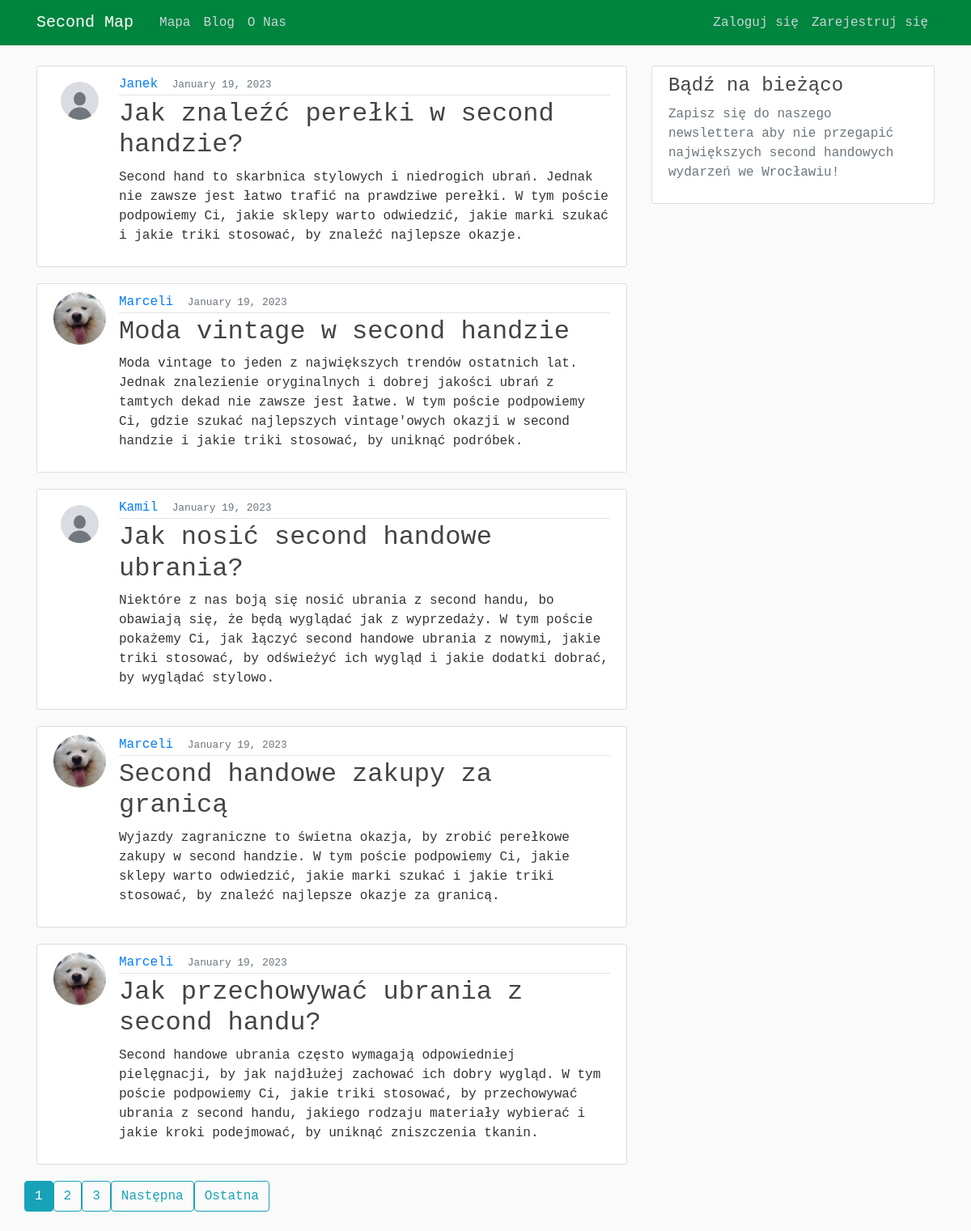
Screenshot of /blog/ with the database file from the repository.
### map/models.py (models this page shows, shortened)
class Post(models.Model):
    title = models.CharField(max_length=100)
    content = models.TextField()
    date_posted = models.DateTimeField(default=timezone.now)
    author = models.ForeignKey(User, on_delete=models.CASCADE)

### users/models.py (models this page shows, shortened)
class Profile(models.Model):
    user = models.OneToOneField(User, on_delete=models.CASCADE)
    image = models.ImageField(default='default.jpg', upload_to='profile_pics')

### map/views.py (the view)
# urls.py: path('blog/', PostListView.as_view(), name='map-blog'),
class PostListView(ListView):
    model = Post
    template_name = 'map/blog.html'  # <app>/<model>_<viewtype>.html
    context_object_name = 'posts'
    ordering = ['date_posted']
    paginate_by = 5

### map/templates/map/blog.html (shortened to what this page needs)
{% extends "map/base.html" %}
{% block content %}
<body>
<main role="main" class="container">
    <div class="row">
        <div class="col-md-8">
            {% for post in posts %}
            <article class="media content-section">
                <img class="rounded-circle article-img" src="{{ post.author.profile.image.url }}">
                <div class="media-body">
                    <div class="article-metadata">
                        <a class="mr-2" href="{% url 'user-posts' post.author.username %}">{{ post.author }}</a>
                        <small class="text-muted">{{ post.date_posted | date:"F d, Y" }}</small>
                    </div>
                    <h2><a class="article-title" href="{% url 'post-detail' post.id %}">{{ post.title }}</a></h2>
                    <p class="article-content">{{ post.content }}</p>
                </div>
            </article>
            {% endfor %}
        </div>
        <div class="col-md-4">
            <div class="content-section">
                <h4>Bądź na bieżąco</h4>
                <p class='text-muted'>Zapisz się do naszego newslettera aby nie przegapić największych second handowych wydarzeń we Wrocławiu!
            </div>
        </div>
    </div>
</main>
</body>
    {% if is_paginated %}
        {% for num in page_obj.paginator.page_range %}
            {% if page_obj.number == num  %}
                <a class="btn btn-info mb-4" href="?page={{ num }}">{{ num }}</a>
            {% elif num > page_obj.number|add:'-3' and num < page_obj.number|add:'3' %}
                <a class="btn btn-outline-info mb-4" href="?page={{ num }}">{{ num }}</a>
            {% endif %}
        {% endfor %}
        {% if page_obj.has_next %}
            <a class="btn btn-outline-info mb-4" href="?page={{ page_obj.next_page_number }}">Następna</a>
            <a class="btn btn-outline-info mb-4" href="?page={{ page_obj.paginator.num_pages }}">Ostatna</a>
        {% endif %}
    {% endif %}
{% endblock content %}

### map/static/map/main.css (style rules this page uses)
body { font-family: "Courier New"; background: #fafafa; color: #333333; margin-top: 5rem; }
h1, h2, h3, h4, h5, h6 { color: #444444; }
.content-section { background: #ffffff; padding: 10px 20px; border: 1px solid #dddddd; border-radius: 3px; margin-bottom: 20px; }
.article-title { color: #444444; }
.article-content { white-space: pre-line; }
.article-img { height: 65px; width: 65px; margin-right: 16px; }
.article-metadata { padding-bottom: 1px; margin-bottom: 4px; border-bottom: 1px solid #e3e3e3 }

### rows the page displays
Post: author.profile.image (placeholder picture), author "Janek", date_posted "January 19, 2023", title "Jak znaleźć perełki w second handzie?", content "Second hand to skarbnica stylowych i niedrogich ubrań. Jednak nie zawsze jest łatwo trafić na prawdziwe perełki. W tym poście podpowiemy Ci, jakie sklepy warto odwiedzić, jakie marki szukać i jakie triki stosować, by znaleźć najlepsze okazje."
Post: author.profile.image (picture), author "Marceli", date_posted "January 19, 2023", title "Moda vintage w second handzie", content "Moda vintage to jeden z największych trendów ostatnich lat. Jednak znalezienie oryginalnych i dobrej jakości ubrań z tamtych dekad nie zawsze jest łatwe. W tym poście podpowiemy Ci, gdzie szukać najlepszych vintage'owych okazji w second handzie i jakie triki stosować, by uniknąć podróbek."
Post: author.profile.image (placeholder picture), author "Kamil", date_posted "January 19, 2023", title "Jak nosić second handowe ubrania?", content "Niektóre z nas boją się nosić ubrania z second handu, bo obawiają się, że będą wyglądać jak z wyprzedaży. W tym poście pokażemy Ci, jak łączyć second handowe ubrania z nowymi, jakie triki stosować, by odświeżyć ich wygląd i jakie dodatki dobrać, by wyglądać stylowo."
Post: author.profile.image (picture), author "Marceli", date_posted "January 19, 2023", title "Second handowe zakupy za granicą", content "Wyjazdy zagraniczne to świetna okazja, by zrobić perełkowe zakupy w second handzie. W tym poście podpowiemy Ci, jakie sklepy warto odwiedzić, jakie marki szukać i jakie triki stosować, by znaleźć najlepsze okazje za granicą."
Post: author.profile.image (picture), author "Marceli", date_posted "January 19, 2023", title "Jak przechowywać ubrania z second handu?", content "Second handowe ubrania często wymagają odpowiedniej pielęgnacji, by jak najdłużej zachować ich dobry wygląd. W tym poście podpowiemy Ci, jakie triki stosować, by przechowywać ubrania z second handu, jakiego rodzaju materiały wybierać i jakie kroki podejmować, by uniknąć zniszczenia tkanin."

### other values shown
{{ num }} "1"
{{ num }} "2" "3"
